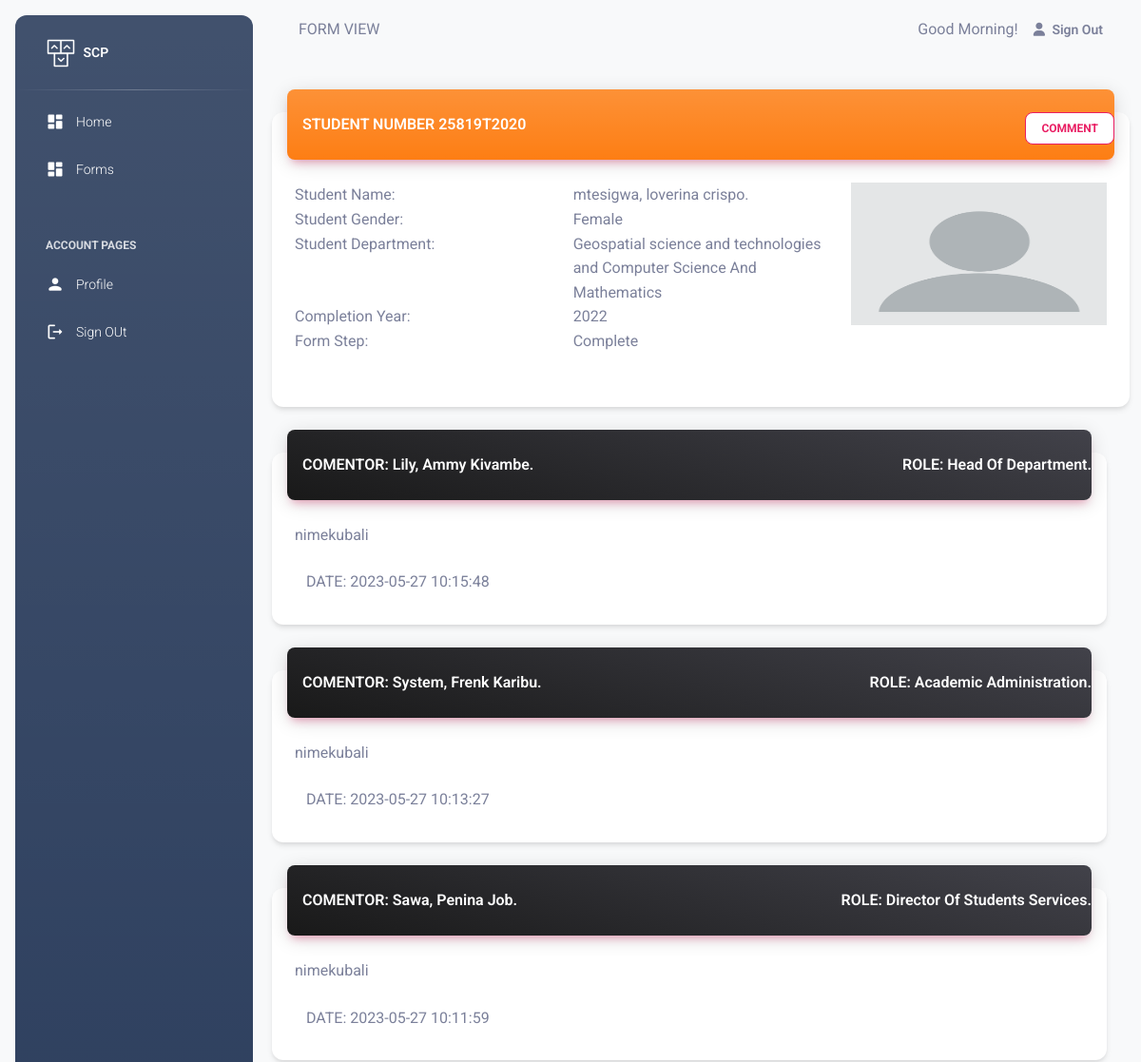
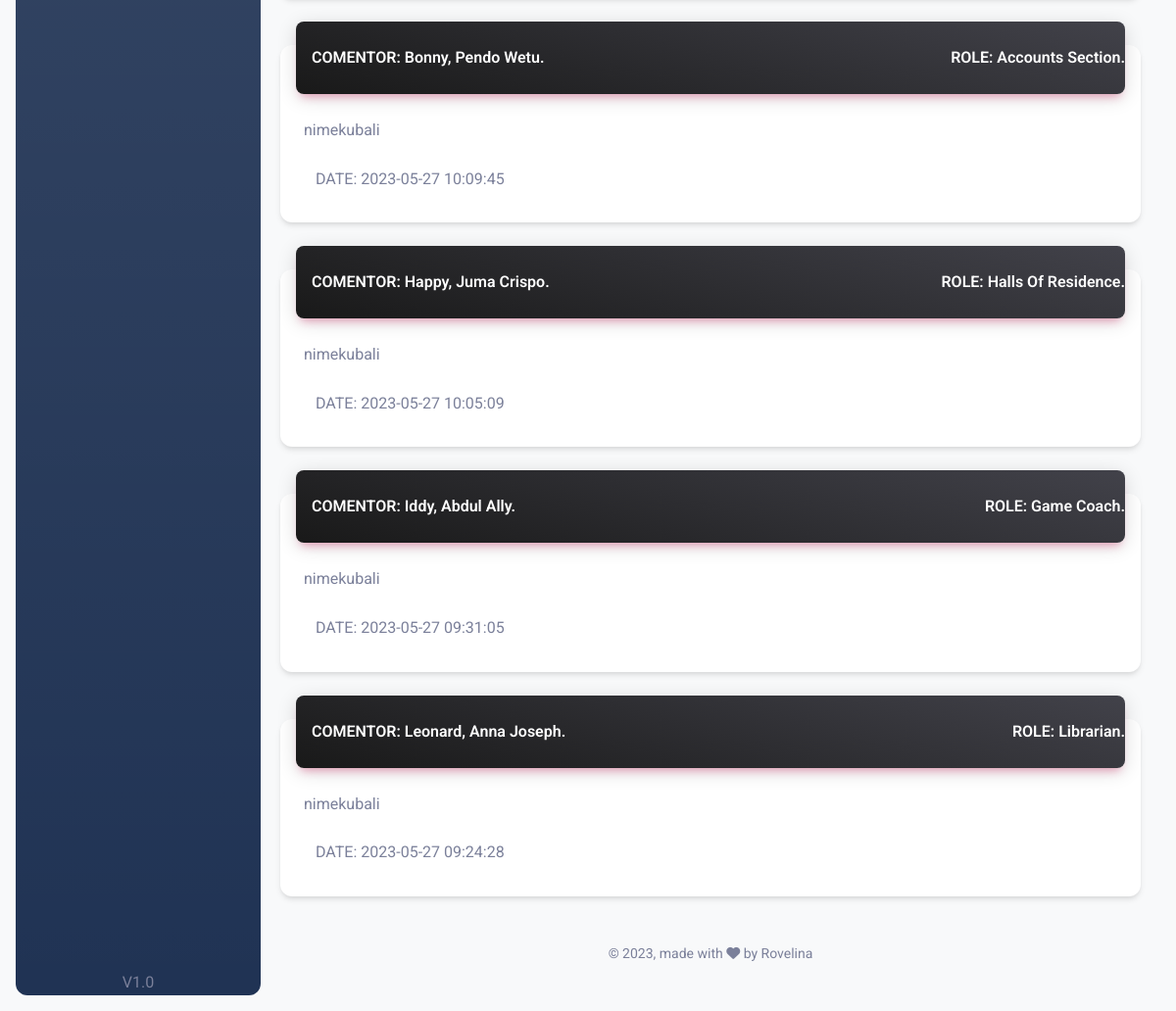
The page /pages/staff/form_view.php?id=7 (signed in) on the database its author committed (2 pictures, top to bottom).
### tables this page shows
CREATE TABLE `form` (
  `form_id` bigint(20) NOT NULL,
  `student` varchar(50) NOT NULL,
  `form_step` int(11) NOT NULL
);

CREATE TABLE `student` (
  `student_number` varchar(50) NOT NULL,
  `user_name` varchar(50) NOT NULL,
  `password` varchar(250) NOT NULL,
  `first_name` varchar(50) NOT NULL,
  `middle_name` varchar(50) NOT NULL,
  `last_name` varchar(50) NOT NULL,
  `gender` int(11) NOT NULL,
  `department` int(11) NOT NULL,
  `completion_year` int(11) NOT NULL,
  `image` varchar(100) NOT NULL
);

CREATE TABLE `gender` (
  `gender_id` int(11) NOT NULL,
  `gender_name` varchar(50) NOT NULL
);

CREATE TABLE `department` (
  `department_name` varchar(250) NOT NULL,
  `department_number` int(11) NOT NULL
);

CREATE TABLE `form_step` (
  `step_id` int(11) NOT NULL,
  `step_name` varchar(50) NOT NULL
);

CREATE TABLE `form_comment` (
  `comment_id` int(11) NOT NULL,
  `form` bigint(20) NOT NULL,
  `staff` varchar(50) NOT NULL,
  `comment` varchar(255) NOT NULL,
  `comment_date` datetime NOT NULL,
  `step` int(11) NOT NULL
);

CREATE TABLE `staff` (
  `staff_number` varchar(50) NOT NULL,
  `first_name` varchar(50) NOT NULL,
  `middle_name` varchar(50) NOT NULL,
  `staff_role` int(11) NOT NULL,
  `email` varchar(50) NOT NULL,
  `password` varchar(250) NOT NULL,
  `last_name` varchar(50) NOT NULL,
  `department` int(11) NOT NULL,
  `title` varchar(50) NOT NULL
);

CREATE TABLE `staff_role` (
  `role_id` int(11) NOT NULL,
  `role_name` varchar(50) NOT NULL
);

### classes/Form.php (called while the page is built, shortened)
<?php
 class Form {
    public function form_comment($form_id)
    {
        try{
            $db = getDB();
            $stmt = $db->prepare("SELECT
                   frm_cmt.comment
                   ,frm_cmt.comment_date
                   ,stf_role.role_name
                   ,stf.first_name
                   ,stf.middle_name
                   ,stf.last_name
                FROM form_comment frm_cmt
                inner join staff  stf
                on frm_cmt.staff = stf.staff_number
                inner join staff_role stf_role
                on stf_role.role_id = stf.staff_role
                WHERE form=:form
                order by frm_cmt.comment_date desc
             ");
            $stmt->bindParam("form", $form_id,PDO::PARAM_STR);
            $stmt->execute();
            $data = $stmt->fetchAll();
            return $data;
        }
        catch(PDOException $e) {
            echo '{"error":{"text":'. $e->getMessage() .'}}';
        }
    }
    public function form_detail($id)
    {
        try{
            $db = getDB();
            $stmt = $db->prepare("SELECT
                frm.form_id,
                frm.student,
                frm.form_step,
                std.first_name,
                std.middle_name,
                std.last_name,
                std.completion_year,
                gnd.gender_name,
                dpt.department_name,
                fstp.step_name,
                std.image
            FROM form frm
            inner join student std
            on std.student_number = frm.student
            inner join  gender gnd
            on gnd.gender_id = std.gender
            inner join  department dpt
            on dpt.department_number = std.department
            inner join form_step fstp
            on fstp.step_id = frm.form_step
            WHERE frm.form_id = :form_id ");
            $stmt->bindParam("form_id", $id,PDO::PARAM_STR);
            $stmt->execute();
            $data = $stmt->fetch(PDO::FETCH_OBJ);
            return $data;
        }
        catch(PDOException $e) {
            echo '{"error":{"get_staff":'. $e->getMessage() .'}}';
        }
    }
 }
?>

### classes/Account.php (called while the page is built, shortened)
<?php
 class Account {
    public function staff_session_detail($sessin_id)
    {
        try{
            $db = getDB();
            $stmt = $db->prepare("SELECT staff_role,first_name,middle_name,last_name FROM staff WHERE staff_number=:staff_number");
            $stmt->bindParam("staff_number", $sessin_id,PDO::PARAM_STR);
            $stmt->execute();
            $data = $stmt->fetch(PDO::FETCH_OBJ);
            return $data;
        }
        catch(PDOException $e) {
            echo '{"error":{"text":'. $e->getMessage() .'}}';
        }
    }
 }
?>

### pages/staff/form_view.php (the view, shortened to what this page needs)
<?php
    include('../session.php');
    $SessinUser=$account_class->staff_session_detail($login_session_id);
    $id =$_GET['id'];
    $form_detail=$form_class->form_detail($id);
    $form_comments=$form_class->form_comment($id);
?>
<!DOCTYPE html>
<html lang="en">
  <head>
    <?php include 'head.php';?>
  </head>
  <body class="g-sidenav-show  bg-gray-100">
    <?php include 'aside.php';?>
    <main class="main-content border-radius-lg ">
      <?php include 'navbar.php';?>
      <div class="container-fluid py-4">
        <div class="row">
          <div class="col-12">
            <div class="card my-4">
              <div class="card-header p-0 position-relative mt-n4 mx-3 z-index-2">
                <div  style="background-color:#fd7e14" class="bg-gradient shadow-primary border-radius-lg pt-4 pb-3">
                  <div class="row">
                      <div class="col-6">
                        <h6 class="text-white  text-capitalize ps-3">STUDENT NUMBER  <?php echo  $form_detail->student ?></h6>
                      </div>
                      <div class="col-6 text-end ">
                      <?php
                          if ($role != 100){
                              echo "
                                <a href='comment.php?id=" . $form_detail->form_id . "' class='btn btn-outline-primary btn-sm mb-0 bg-white '>Comment</a>
                              ";
                          }else{
                            echo "
                              <a href='#?id=" . $form_detail->form_id . "' class='btn btn-outline-primary btn-sm mb-0 bg-white '>Print</a>
                          ";
                          }
                      ?>
                      </div>
                  </div>
                </div>
              </div>
              <div class="card-body  pb-2">
                <div class="row">
                  <div class="col-8">
                   <div class="row">
                      <div class="col-6">
                        Student Name:
                      </div>
                      <div class="col-6">
                      <?php
                         $name =   $form_detail->last_name. ", ".$form_detail->first_name. " ". $form_detail->middle_name. ".";
                       echo  $name ?>
                      </div>
                      <div class="col-6">
                        Student Gender:
                      </div>
                      <div class="col-6">
                      <?php
                         $gender = $form_detail->gender_name;
                       echo  $gender ?>
                      </div>
                      <div class="col-6">
                        Student Department:
                      </div>
                      <div class="col-6">
                      <?php
                         $dapartment = $form_detail->department_name;
                       echo  $dapartment ?>
                      </div>
                      <div class="col-6">
                        Completion Year:
                      </div>
                      <div class="col-6">
                      <?php
                         $year =  $form_detail->completion_year ;
                       echo  $year ?>
                      </div>
                      <div class="col-6">
                        Form Step:
                      </div>
                      <div class="col-6">
                      <?php
                         $step =  $form_detail->step_name ;
                       echo  $step ?>
                      </div>
                   </div>
                  </div>
                  <div class="col-4">
                    <img  style = "width:100%;height:150px" src="../../images/students/<?php echo   $form_detail->image?>"/>
                  </div>
                </div>
              </div>
              <div class="card-footer">
              </div>
            </div>
          </div>
        </div>
        <div class="row">
          <?php
              foreach ($form_comments as $form_comment) {
                echo "
                <div class='row'>
                  <div class='col-12'>
                  <div class='card my-4'>
                    <div class='card-header p-0 position-relative mt-n4 mx-3 z-index-2'>
                      <div class='bg-gradient-dark shadow-primary border-radius-lg pt-4 pb-3'>
                        <div class='row'>
                            <div class='col-6'>
                              <h6 class='text-white  text-capitalize ps-3'>COMENTOR: {$form_comment['last_name']}, {$form_comment['first_name']} {$form_comment['middle_name']}. </h6>
                            </div>
                            <div class='col-6 text-end ''>
                                <h6 class='text-white   text-capitalize ps-3'>ROLE: {$form_comment['role_name']}. </h6>
                            </div>
                        </div>
                      </div>
                    </div>
                    <div class='card-body  pb-2'>
                      <div class='row'>
                        <div class='col-8'>
                        <div class='row'>
                            <div class='col-6'>
                            {$form_comment['comment']}
                            </div>
                      </div>
                    </div>
                    <div class='card-footer'>
                      DATE: {$form_comment['comment_date']}
                    </div>
                  </div>
                </div>
                </div>
              ";
              }
            ?>
        </div>
        <?php include 'footer.php';?>
      </div>
    </main>
  </body>
</html>

### rows shown on the page
form: student "25819T2020", student.middle_name "mtesigwa, loverina crispo.", gender.gender_name "Female", department.department_name "Geospatial science and technologies and Computer Science And Mathematics", student.completion_year "2022", form_step.step_name "Complete", student.image (picture)
form_comment: staff.last_name "Lily", staff.first_name "Ammy", staff.middle_name "Kivambe", staff_role.role_name "Head Of Department", comment "nimekubali", comment_date "2023-05-27 10:15:48"
form_comment: staff.last_name "System", staff.first_name "Frenk", staff.middle_name "Karibu", staff_role.role_name "Academic Administration", comment "nimekubali", comment_date "2023-05-27 10:13:27"
form_comment: staff.last_name "Sawa", staff.first_name "Penina", staff.middle_name "Job", staff_role.role_name "Director Of Students Services", comment "nimekubali", comment_date "2023-05-27 10:11:59"
form_comment: staff.last_name "Bonny", staff.first_name "Pendo", staff.middle_name "Wetu", staff_role.role_name "Accounts Section", comment "nimekubali", comment_date "2023-05-27 10:09:45"
form_comment: staff.last_name "Happy", staff.first_name "Juma", staff.middle_name "Crispo", staff_role.role_name "Halls Of Residence", comment "nimekubali", comment_date "2023-05-27 10:05:09"
form_comment: staff.last_name "Iddy", staff.first_name "Abdul", staff.middle_name "Ally", staff_role.role_name "Game Coach", comment "nimekubali", comment_date "2023-05-27 09:31:05"
form_comment: staff.last_name "Leonard", staff.first_name "Anna", staff.middle_name "Joseph", staff_role.role_name "Librarian", comment "nimekubali", comment_date "2023-05-27 09:24:28"

### other values the page prints
$page_tittle "FORM VIEW"
